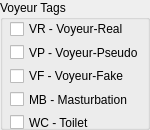
              <widget class="QGroupBox" name="groupBox_12">
               <property name="minimumSize">
                <size>
                 <width>0</width>
                 <height>130</height>
                </size>
               </property>
               <property name="maximumSize">
                <size>
                 <width>16777215</width>
                 <height>130</height>
                </size>
               </property>
               <property name="title">
                <string>Voyeur Tags</string>
               </property>
               <widget class="QWidget" name="verticalLayoutWidget_17">
                <property name="geometry">
                 <rect>
                  <x>10</x>
                  <y>20</y>
                  <width>131</width>
                  <height>111</height>
                 </rect>
                </property>
                <layout class="QVBoxLayout" name="verticalLayout_22">
                 <item>
                  <widget class="QCheckBox" name="checkBox_voy_VR">
                   <property name="toolTip">
                    <string>this guy would probably be put in jail for this</string>
                   </property>
                   <property name="text">
                    <string>VR - Voyeur-Real</string>
                   </property>
                  </widget>
                 </item>
                 <item>
                  <widget class="QCheckBox" name="checkBox_voy_VP">
                   <property name="toolTip">
                    <string>plausible angles, but the girls are just too good to be true</string>
                   </property>
                   <property name="text">
                    <string>VP - Voyeur-Pseudo</string>
                   </property>
                  </widget>
                 </item>
                 <item>
                  <widget class="QCheckBox" name="checkBox_voy_VF">
                   <property name="toolTip">
                    <string>they're not fooling anyone / they're not even trying to be real here</string>
                   </property>
                   <property name="text">
                    <string>VF - Voyeur-Fake</string>
                   </property>
                  </widget>
                 </item>
                 <item>
                  <widget class="QCheckBox" name="checkBox_voy_MB">
                   <property name="toolTip">
                    <string>spying on a girl who is masturbating is a leading piece</string>
                   </property>
                   <property name="text">
                    <string>MB - Masturbation</string>
                   </property>
                  </widget>
                 </item>
                 <item>
                  <widget class="QCheckBox" name="checkBox_voy_WC">
                   <property name="toolTip">
                    <string>spying on a girl who's using the toilet</string>
                   </property>
                   <property name="text">
                    <string>WC - Toilet</string>
                   </property>
                  </widget>
                 </item>
                </layout>
               </widget>
              </widget>
